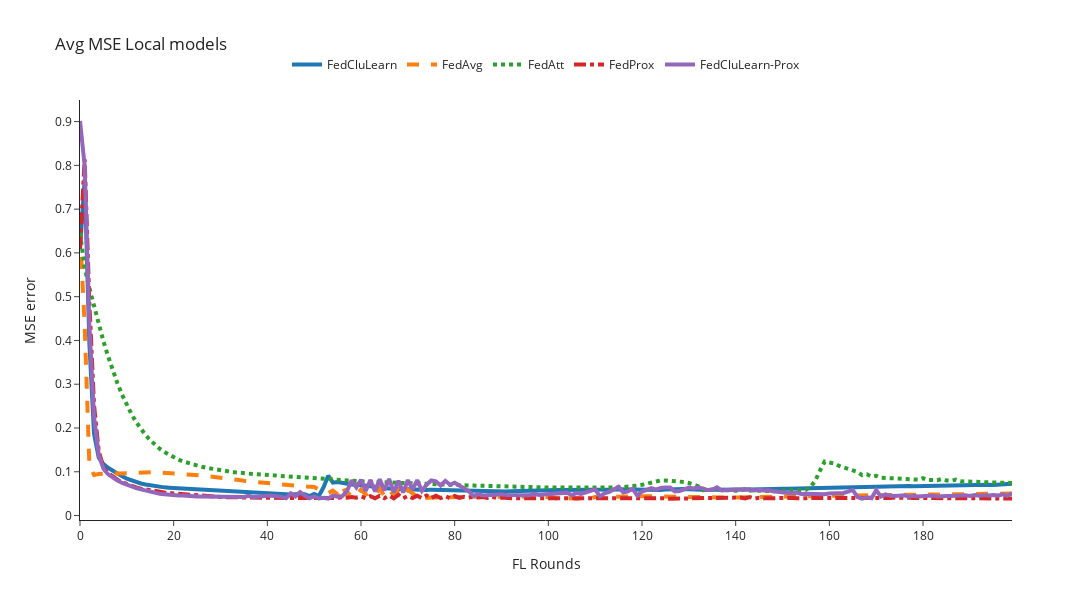

Here is the notebook cell this chart was saved with:
### Code cell
mse_column = 'mse'
n_rounds, y = preprocessing_results(filenames=local_filenames, mse_column=mse_column)
plot_plotly(n_rounds, y, title='Avg MSE Local models', y_axis_title=f'{mse_column.upper()} error', y_axis_max=0.3)

### Figure 1 — Plotly figure (JSON) as saved in the notebook; plotly's stock layout.template omitted (floating-point values rounded to 4 significant figures; data arrays with more than 128 entries replaced by an {"elided": "..."} marker saying what was removed)
{"data": [{"line": {"dash": "solid", "width": 4}, "mode": "lines", "name": "FedCluLearn", "type": "scatter", "x": {"elided": "201 int values"}, "y": {"elided": "200 float values"}}, {"line": {"dash": "dash", "width": 4}, "mode": "lines", "name": "FedAvg", "type": "scatter", "x": {"elided": "201 int values"}, "y": {"elided": "200 float values"}}, {"line": {"dash": "dot", "width": 4}, "mode": "lines", "name": "FedAtt", "type": "scatter", "x": {"elided": "201 int values"}, "y": {"elided": "200 float values"}}, {"line": {"dash": "dashdot", "width": 4}, "mode": "lines", "name": "FedProx", "type": "scatter", "x": {"elided": "201 int values"}, "y": {"elided": "200 float values"}}, {"line": {"dash": "solid", "width": 4}, "mode": "lines", "name": "FedCluLearn-Prox", "type": "scatter", "x": {"elided": "201 int values"}, "y": {"elided": "200 float values"}}], "layout": {"height": 600, "legend": {"orientation": "h", "x": 0.5, "xanchor": "center", "y": 1.05, "yanchor": "bottom"}, "title": {"text": "Avg MSE Local models"}, "width": 1200, "xaxis": {"title": {"text": "FL Rounds"}}, "yaxis": {"title": {"text": "MSE error"}}}}
